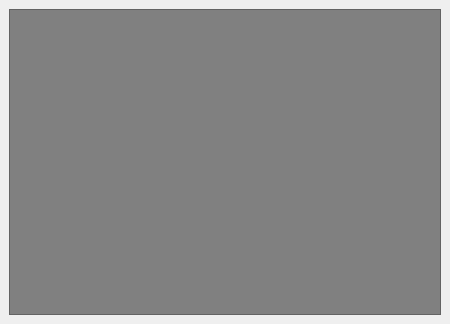
<?xml version="1.0" encoding="UTF-8"?>
<ui version="4.0">
 <class>DockWidgetPreview</class>
 <widget class="QDockWidget" name="DockWidgetPreview">
  <property name="geometry">
   <rect>
    <x>0</x>
    <y>0</y>
    <width>450</width>
    <height>324</height>
   </rect>
  </property>
  <property name="sizePolicy">
   <sizepolicy hsizetype="Expanding" vsizetype="Expanding">
    <horstretch>0</horstretch>
    <verstretch>0</verstretch>
   </sizepolicy>
  </property>
  <property name="windowIcon">
   <iconset theme="video-television"/>
  </property>
  <property name="features">
   <set>QDockWidget::DockWidgetFloatable|QDockWidget::DockWidgetMovable</set>
  </property>
  <property name="windowTitle">
   <string>Vista Previa</string>
  </property>
  <widget class="QWidget" name="dockWidgetContents">
   <layout class="QVBoxLayout" name="verticalLayout">
    <item>
     <widget class="QFrame" name="FramePreview">
      <property name="styleSheet">
       <string notr="true">background-color: rgb(128, 128, 128);</string>
      </property>
      <property name="frameShape">
       <enum>QFrame::StyledPanel</enum>
      </property>
      <property name="frameShadow">
       <enum>QFrame::Raised</enum>
      </property>
     </widget>
    </item>
   </layout>
  </widget>
 </widget>
 <resources/>
 <connections/>
</ui>
